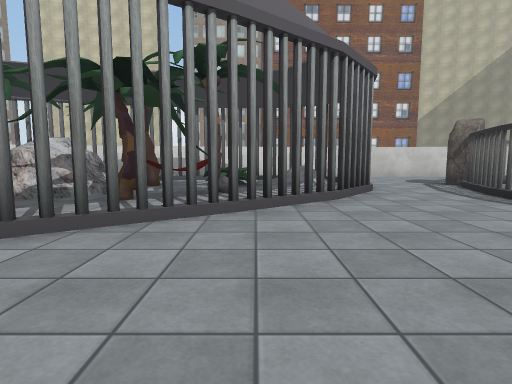
View 1 (above)

24 first-person views from a walk through a Unity game level. The camera is 1.2 m above the floor, tilts 6° down and sees 80° across. The floor is counted in squares, 2 m on a side. Each view is taken from the middle of a square. On the plan, view 1 faces up. The plan holds only what a view shows up to about 9 squares ahead; the rest is blank. The place goes on beyond the plan. The player is left out. Some animated figures are not drawn. Some surface patterns are stand-ins.

View 2
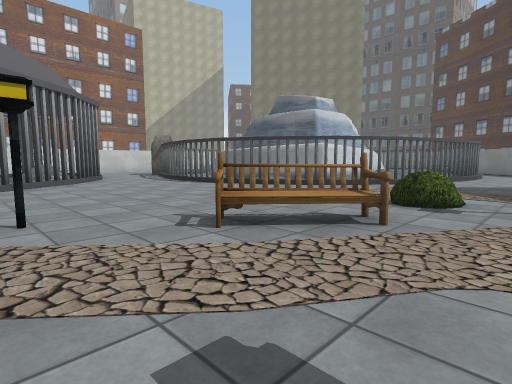

View 3
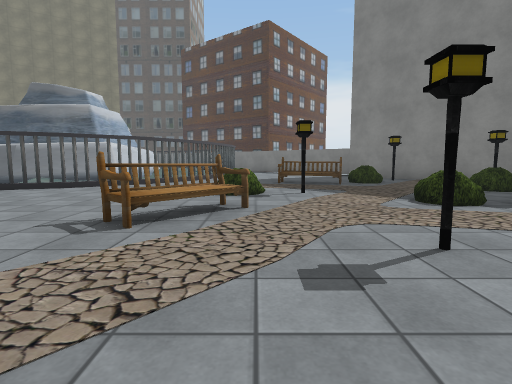

View 4
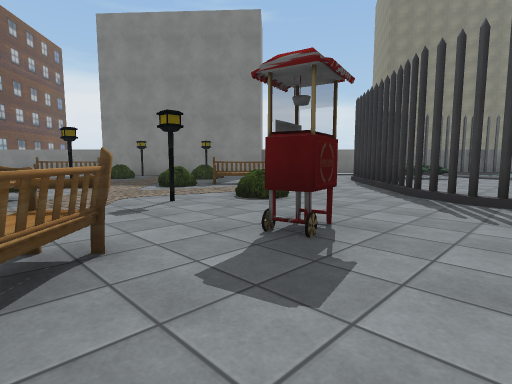

View 5
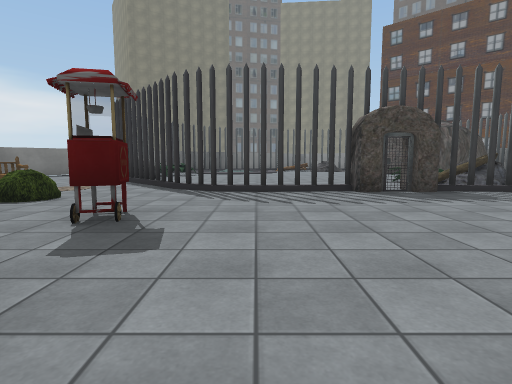

View 6
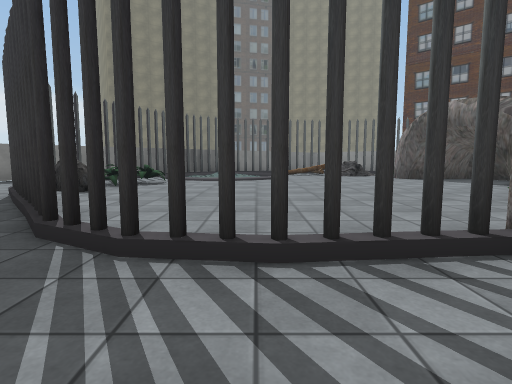

View 7
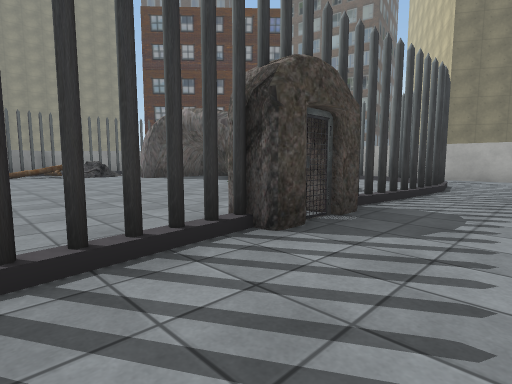

View 8
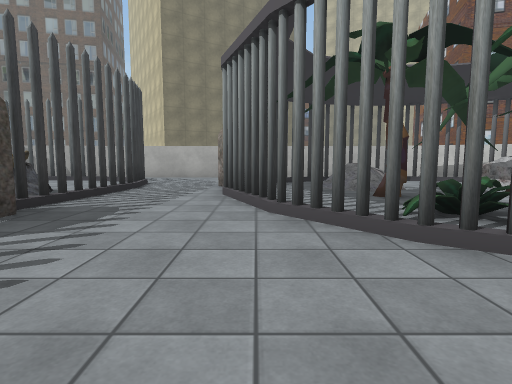

View 9
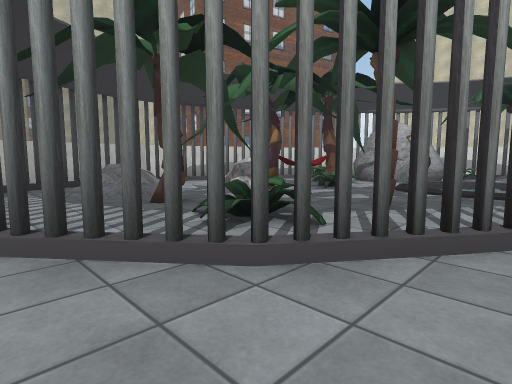

View 10
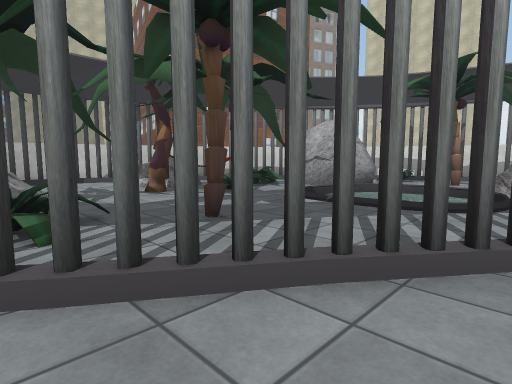

View 11
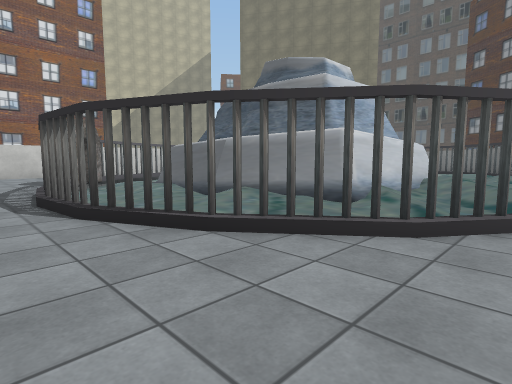

View 12
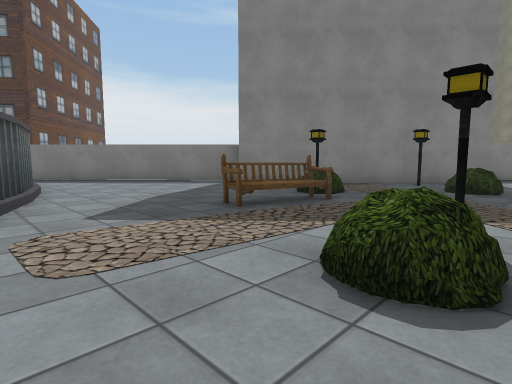

View 13
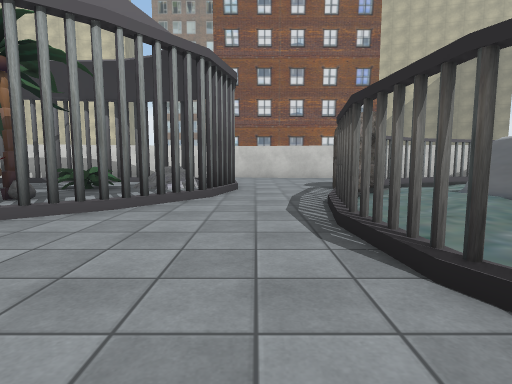

View 14
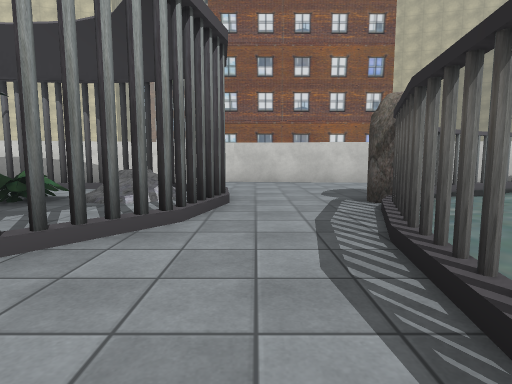

View 15
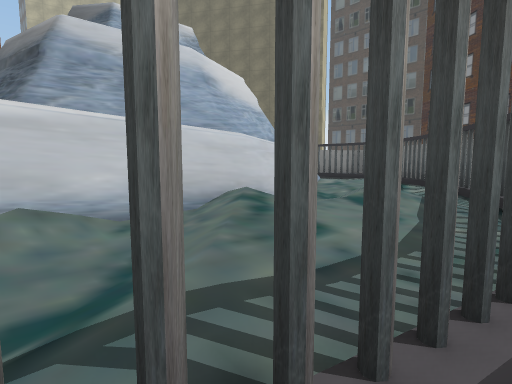

View 16
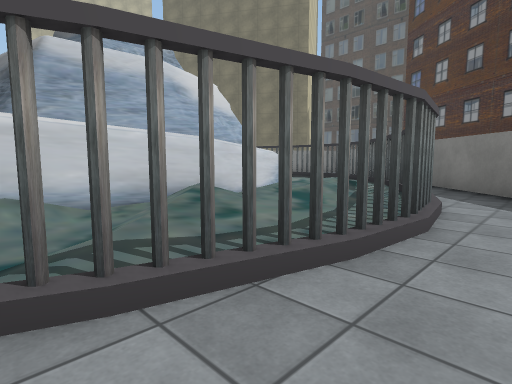

View 17
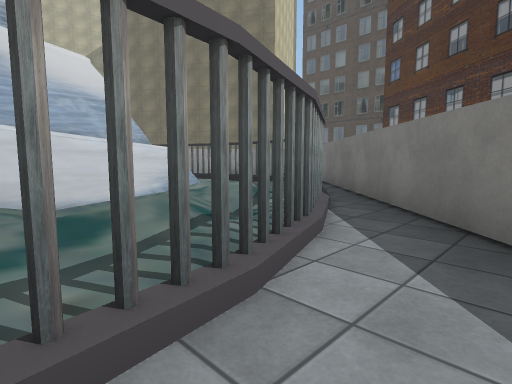

View 18
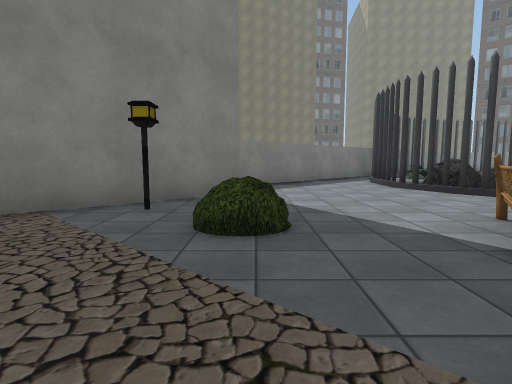

View 19
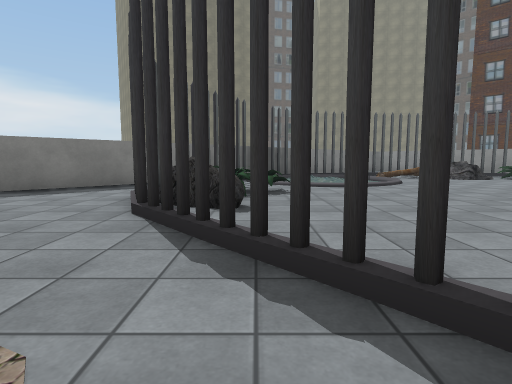

View 20
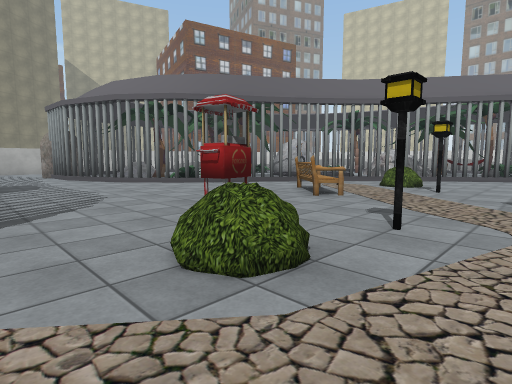

View 21
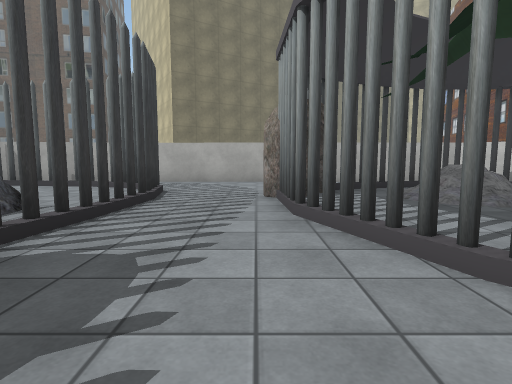

View 22
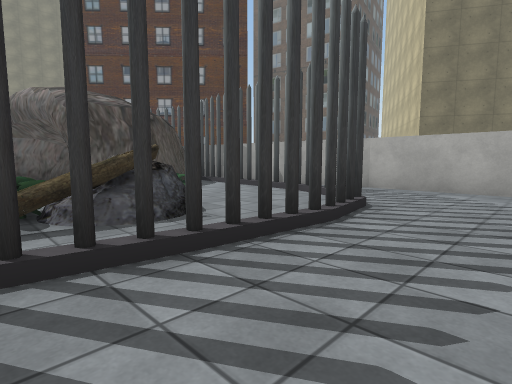

View 23
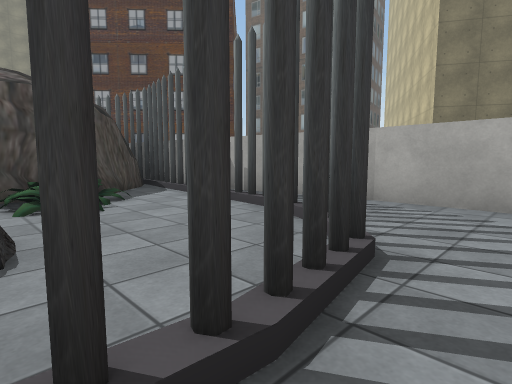

View 24
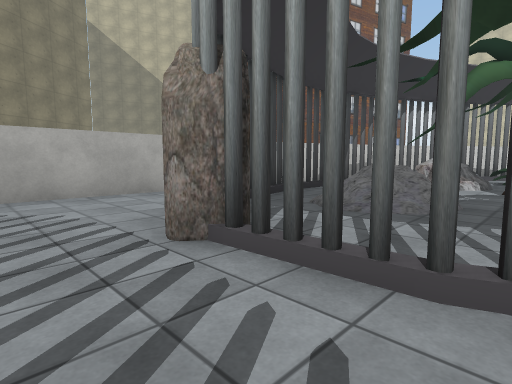

### Floor plan
Key: @ floor where view 1 was taken; # wall or solid block; x gap in a wall; . main floor; : floor 0.25 m higher than the main floor; - floor 0.25 m lower than the main floor; + floor 0.75 m higher than the main floor; / step, stairs or slope; = window, fence, low wall or low ledge; ^ raised ledge; T thing the floor can be seen under or through.
Columns run from 15 left of view 1 to 17 right of it. Each row starts with its distance up from view 1.
 12                 #####
 11             #####...#####
 10                  ....  ##
  9           #xxxxx##...#x#
  8           #  ...= ...#--
  7          #=###+=.T..#-#
  6         #######..T..#-#
  5     #####.####^.TT.#-.#
  4    ##=##-......TT..#--##
  3    #.=#.-... ##....#-.##     #
  2  ####=^...:.##...../#..#######:
  1  ##.==^....##.......#..=####-::##
  0 # x.....#.##.=.@..../#---::::-###
 -1 # x.:.....#...#....../##:...#x##
 -2 # #.==#==#..#^..^#...../####..#
 -3 #..x....##.........=.........##
 -4 #..##.#x#......#.....^......##
 -5 #...##...............^.....##
 -6 #.............==.=...=....##
 -7 #..#x###xxxxx#...^....#####
 -8 #.#..##=.....x..=#.=..##
 -9 #.x..^^=......#.....###
-10 ###.:.=........#....##
-11  ##.# ........=##...#
-12  #####........=##..##
-13  ## ##........==#.##
-14  ######........####
-15      ##....   :##
-16       #=      ##

Positions as (right, up) in squares from view 1, and headings:
1: (0, 0), facing up
2: (-1, -4), facing up-right
3: (-2, -3), facing right
4: (-4, -2), facing down-right
5: (-4, -1), facing down
6: (-4, -5), facing down
7: (-4, -5), facing down-left
8: (-4, -4), facing left
9: (-5, -4), facing up-left
10: (-4, -2), facing up-left
11: (3, -1), facing up-right
12: (3, -1), facing down-right
13: (3, 1), facing up
14: (3, 3), facing up
15: (8, -2), facing up-right
16: (8, -3), facing up-right
17: (11, -3), facing up-right
18: (4, -5), facing down
19: (-1, -7), facing down
20: (1, -7), facing up-left
21: (-6, -5), facing left
22: (-8, -5), facing down-left
23: (-10, -6), facing down-left
24: (-9, -6), facing up-left
